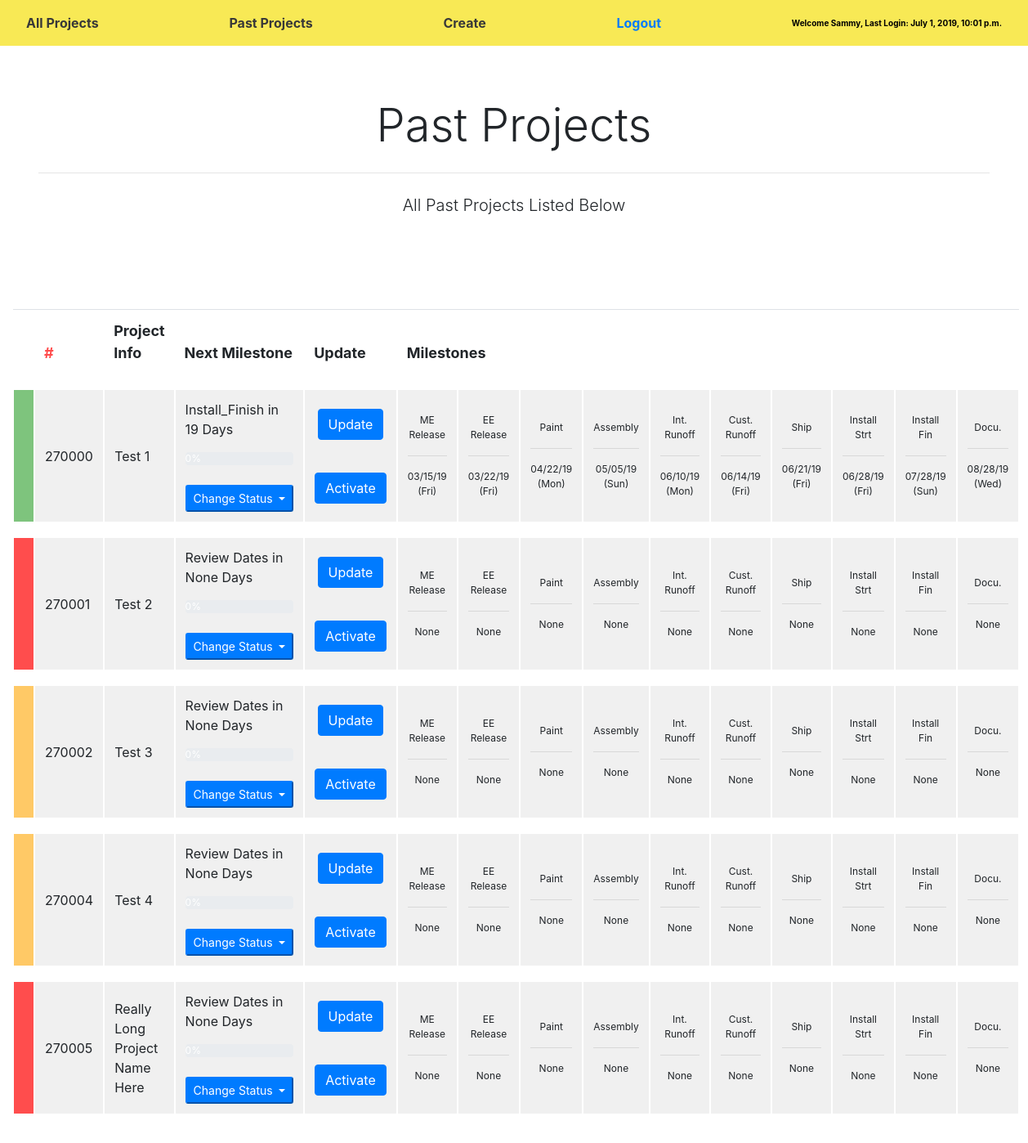
Screenshot of /projects/pastprojects (signed in) with the database file from the repository.
### projects/models.py (models this page shows, shortened)
class Project(models.Model):
    STATUS_CHOICES = (
        ('offtrack', 'Off Track'),
        ('onwatch','On Watch'),
        ('onhold','On Hold'),
        ('update', 'Update')
    )
    projectnumber = models.IntegerField()
    projectname = models.CharField(max_length=100)
    engineering_start = models.DateField(blank=True, null = True)
    Mechanical_Release = models.DateField(blank=True, null = True)
    Electrical_Release = models.DateField(blank=True, null = True)
    Manufacturing = models.DateField(blank=True, null = True)
    Finishing = models.DateField(blank=True, null = True)
    Assembly = models.DateField(blank=True, null = True)
    Integration = models.DateField(blank=True, null = True)
    Internal_Runoff = models.DateField(blank=True, null = True)
    Customer_Runoff = models.DateField(blank=True, null = True)
    Ship = models.DateField(blank=True, null = True)
    Install_Start = models.DateField(blank=True, null = True)
    Install_Finish = models.DateField(blank=True, null = True)
    Documentation = models.DateField(blank=True, null = True)
    Status = models.CharField(max_length=10, choices=STATUS_CHOICES, default='OT')
    iscurrent = models.BooleanField(default=True, null = True)
    projectmanager = models.ForeignKey(User, null=True, on_delete = models.SET_NULL)
    lastupdated = models.DateField(default = datetime(2015, 10, 21), null = True)
    def __str__(self):
        return self.projectname
    def milestones(self):
        list_milestones = ['engineering_start', \
        'Mechanical_Release',\
        'Electrical_Release', \
        'Manufacturing',\
        'Finishing',\
        'Assembly',\
        'Integration',\
        'Internal_Runoff', \
        'Customer_Runoff', \
        'Ship', \
        'Install_Start', \
        'Install_Finish', \
        'Documentation', \
        ]
        dict_project = self.__dict__
        dict_milestones = {}
        for i in range(1,len(list_milestones)):
            start = dict_project[list_milestones[i-1]]
            end = dict_project[list_milestones[i]]
            duration = self.busdays_between(end, start)
            dict_milestones[list_milestones[i]] = {'start': start, 'end': end, 'duration': duration}
        return dict_milestones
    def phases(self):
        phases = {'Project': ['engineering_start', 'Documentation'], \
        'Mechanical_Engineering': ['engineering_start', 'Mechanical_Release'], \
        'Electrical_Engineering': ['Mechanical_Release', 'Electrical_Release'], \
        'Manufacturing': ['Electrical_Release', 'Finishing'], \
        'Assembly': ['Finishing', 'Assembly'], \
        'Integration': ['Assembly', 'Customer_Runoff'], \
        'Installation': ['Install_Start', 'Install_Finish'], \
        'Documentation': ['Install_Finish', 'Documentation'], \
        }
        project = self.__dict__
        phase_calcs = {}
        for phase, value in phases.items():
            start = project[value[0]]
            end = project[value[-1]]
            duration = self.busdays_between(end, start)
            phase_calcs[phase] = {'start': start, 'end': end, 'duration': duration, 'hours': duration*8}
        return phase_calcs
    def current_milestone(self):
        project = self.milestones()
        today = date.today()
        milestone = {}
        for key, value in project.items():
            if value['end'] != None:
                value['days_until'] = self.busdays_between(value['end'], today)
                value['name'] = key
                if value['end'] > today:
                    return value
        if milestone == {}:
            milestone = {'name': 'Review Dates', 'start': None, 'end': 'Need to Update', 'duration': None, 'days_until': None}
            return milestone
    def current_phase(self):
        phases = self.phases()
        del phases['Project']
        today = date.today()
        status = {}
        for phase, info in phases.items():
            if info['start'] != None and info['end'] != None and info['duration'] != None:
                start = info['start']
                end = info['end']
                duration = info['duration']
                if today <= end:
                    status['current_phase'] = phase
                    status['start'] = info['start']
                    status['end'] = info['end']
                    if info['duration'] != 0:
                        percent_complete = int(round((self.busdays_between(today, start)/duration)*100))
                        if percent_complete >= 0:
                            status['progress'] = percent_complete
                            break
                        else:
                            status['progress'] = 0
                            break
                    else:
                        status['progress'] = 100
                        break
            else:
                return {'current_phase': None, 'start': None, 'end': None, 'progress': 0}
        return status
    def busdays_between(self, date1, date2):
        if isinstance(date1, date) and isinstance(date2, date):
            return np.busday_count(date2,date1)
        else:
            return("[ERROR: Need Dates To Calc]")

### projects/views.py (the view)
# urls.py: path('pastprojects', views.pastprojects, name = "pastprojects"),
@login_required
def pastprojects(request):
    user = request.user
    projects_list = Project.objects.all().exclude(iscurrent=True)
    print(projects_list)
    num_proj = projects_list.count()
    context = {
        'projects': projects_list,
        'num_proj': num_proj,
        'today': date.today(),
        'status': 'Past'
    }
    print(context['projects'])
    return render(request, "projects/main_page.html", context)

### projects/templates/projects/main_page.html (shortened to what this page needs)
{% extends "projects/base.html" %}
{% block main %}
<div class="container-fluid justify-content-center">
<div class="jumbotron text-center bg-white">
  <h1 class="display-4">{{status}} Projects</h1>
  <hr class="my-4">
  <p class="lead">All {{status}} Projects Listed Below</p>
</div>
    <table class="table main-table">
      <thead style="font-size: 18px;" class="thead">
        <tr>
          <th style="width: 3px;"></th>
          <th style="color: #ff4c4c;">#</th>
          <th>Project Info</th>
          <th>Next Milestone</th>
          <th>Update</th>
          <th colspan="10">Milestones</th>
        </tr>
      </thead>
      <tbody>
        {% for project in projects %}
          <tr>
            {% if project.Status == 'offtrack' %}
              <td style="width: 3px; background-color: #ff4d4d; vertical-align:middle"></td>
            {%elif project.Status == 'onwatch' %}
              <td style="width: 3px; background-color: #ffc966; vertical-align:middle"></td>
            {%else%}
              <td style="width: 3px; background-color: #7ec47d; vertical-align:middle"></td>
            {%endif%}
            <td style="text-align: left; vertical-align:middle">{{project.projectnumber}}</td>
            <td style="text-align: left; vertical-align:middle" class="container;">{{project.projectname}}
            </td>
            <td style="text-align: left; vertical-align:middle">{{project.current_milestone.name}} in {{project.current_milestone.days_until}} Days
              <div style="vertical-align: bottom;" class="progress">
                <div class="progress-bar bg-primary" role="progressbar" style="width: {{project.current_phase.progress}}%;" aria-valuenow="25" aria-valuemin="0" aria-valuemax="100">{{project.current_phase.progress}}%</div>
              </div><br>
              <button class="btn-sm btn-primary dropdown-toggle" type="button" id="dropdownMenuButton" data-toggle="dropdown" aria-haspopup="true" aria-expanded="false">
                Change Status
              </button>
              </td>
            <td style="text-align: center; vertical-align:middle">
              <p>
                <a href='{% url 'update' num=project.projectnumber %}' class="btn btn-primary" role="button">Update</a>
              </p>
              <br>
              {% if project.iscurrent == True %}
                <a href='{% url 'activation' num=project.projectnumber %}' class="btn btn-primary" role="button">Complete</a>
              {% else %}
                <a href='{% url 'activation' num=project.projectnumber %}' class="btn btn-primary" role="button">Activate</a>
              {% endif %}
            </td>
            <td class="milestoneval" style="vertical-align:middle"><a class="cellheader">ME Release</a><hr>{{project.Mechanical_Release}}</td>
            <td class="milestoneval" style="vertical-align:middle"><a class="cellheader">EE Release</a><hr>{{project.Electrical_Release}}</td>
            <td class="milestoneval" style="vertical-align:middle"><a class="cellheader">Paint</a><hr>{{project.Finishing}}</td>
            <td class="milestoneval" style="vertical-align:middle"><a class="cellheader">Assembly</a><hr>{{project.Assembly}}</td>
            <td class="milestoneval" style="vertical-align:middle"><a class="cellheader">Int. Runoff</a><hr>{{project.Internal_Runoff}}</td>
            <td class="milestoneval" style="vertical-align:middle"><a class="cellheader">Cust. Runoff</a><hr>{{project.Customer_Runoff}}</td>
            <td class="milestoneval" style="vertical-align:middle"><a class="cellheader">Ship</a><hr>{{project.Ship}}</td>
            <td class="milestoneval" style="vertical-align:middle"><a class="cellheader">Install Strt</a><hr>{{project.Install_Start}}</td>
            <td class="milestoneval" style="vertical-align:middle"><a class="cellheader">Install Fin</a><hr>{{project.Install_Finish}}</td>
            <td class="milestoneval" style="vertical-align:middle"><a class="cellheader">Docu.</a><hr>{{project.Documentation}}</td>
          </tr>
        {%endfor%}
      </tbody>
    </table>
{% endblock %}

### projects/templates/projects/base.html (shortened to what this page needs)
<!doctype html>
<html lang="en">
<head>
  <link rel="stylesheet" href="https://stackpath.bootstrapcdn.com/bootstrap/4.3.1/css/bootstrap.min.css">
  <link rel="stylesheet" type = "text/css" href="/static/projects/tables.css">
  <link rel="stylesheet" href="//code.jquery.com/ui/1.12.1/themes/base/jquery-ui.css">
</head>
<body>
    <nav class="navbar sticky-top" style="font-weight: bold; background-color: #f8e955;">
      <a style="color: #383838;" class="nav-item nav-link" href="{% url 'index' %}">All Projects</a>
      <a style="color: #383838;" class="nav-item nav-link" href="{% url 'pastprojects' %}">Past Projects</a>
      <a style="color: #383838;" class="nav-item nav-link" href="{% url 'create' %}">Create</a>
      {% if user.is_authenticated %}
        <a class="nav-item nav-link" href="{% url 'logout' %}">Logout</a>
        <p style = "color: black; font-size: 10px" class="nav-link my-1">Welcome {{ user.first_name }}, Last Login: {{ user.last_login }}</p>
      {% endif %}
    </nav>
</body>
<main>
    {% block main %}{% endblock %}
</main>
</html>

### projects/static/projects/tables.css (style rules this page uses)
.main-table td { border-top: 20px solid white; border-bottom: 20px solid white; border-left: 2px solid white; border-right: 2px solid white; background-color: #F0F0F0; text-align: center; }
td.milestoneval { font-size: 12px; }

### rows the page displays
Project: Status "OT" (drawn), projectnumber "270000", projectname "Test 1", current_milestone.name "Install_Finish", current_milestone.days_until "19", current_phase.progress "0", iscurrent "Activate", Mechanical_Release "03/15/19 (Fri)", Electrical_Release "03/22/19 (Fri)", Finishing "04/22/19 (Mon)", Assembly "05/05/19 (Sun)", Internal_Runoff "06/10/19 (Mon)", Customer_Runoff "06/14/19 (Fri)", Ship "06/21/19 (Fri)", Install_Start "06/28/19 (Fri)", Install_Finish "07/28/19 (Sun)", Documentation "08/28/19 (Wed)"
Project: Status "offtrack" (drawn), projectnumber "270001", projectname "Test 2", current_milestone.name "Review Dates", current_milestone.days_until "None", current_phase.progress "0", iscurrent "Activate", Mechanical_Release "None", Electrical_Release "None", Finishing "None", Assembly "None", Internal_Runoff "None", Customer_Runoff "None", Ship "None", Install_Start "None", Install_Finish "None", Documentation "None"
Project: Status "onwatch" (drawn), projectnumber "270002", projectname "Test 3", current_milestone.name "Review Dates", current_milestone.days_until "None", current_phase.progress "0", iscurrent "Activate", Mechanical_Release "None", Electrical_Release "None", Finishing "None", Assembly "None", Internal_Runoff "None", Customer_Runoff "None", Ship "None", Install_Start "None", Install_Finish "None", Documentation "None"
Project: Status "onwatch" (drawn), projectnumber "270004", projectname "Test 4", current_milestone.name "Review Dates", current_milestone.days_until "None", current_phase.progress "0", iscurrent "Activate", Mechanical_Release "None", Electrical_Release "None", Finishing "None", Assembly "None", Internal_Runoff "None", Customer_Runoff "None", Ship "None", Install_Start "None", Install_Finish "None", Documentation "None"
Project: Status "offtrack" (drawn), projectnumber "270005", projectname "Really Long Project Name Here", current_milestone.name "Review Dates", current_milestone.days_until "None", current_phase.progress "0", iscurrent "Activate", Mechanical_Release "None", Electrical_Release "None", Finishing "None", Assembly "None", Internal_Runoff "None", Customer_Runoff "None", Ship "None", Install_Start "None", Install_Finish "None", Documentation "None"

### other values shown
{{ user.first_name }} "Sammy"
{{ user.last_login }} "July 1, 2019, 10:01 p.m."
{{ status }} "Past"
